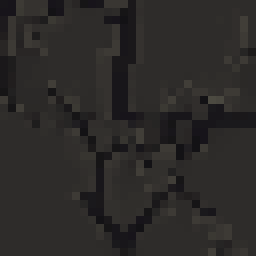
#> input picture assets/floor/_pre_v258/crypt_tile.png, 32 x 32 px, found by its file name (shown 8 times larger)
$ python decal_extract.py
#> lines starting #> are read from the running program, lines starting #| are printed output that depends on the picture
### tools/pixellab/decal.py
#!/usr/bin/env python3
"""바닥 **얼룩**(decal) — 병수님: "타일이 너무 단순 반복인거 같긴한데".

**타일을 아무리 잘 만들어도 같은 타일이면 격자가 보인다.** 지금은 한 장을 네 방향으로
뒤집어 쓰는데, 뒤집기는 주기를 늘릴 뿐 없애지 못한다. 눈은 32px 격자를 금방 찾아낸다.

디아블로 1 의 트리스트람 바닥이 그 반대다 — 같은 흙바닥인데도 격자가 안 보인다.
**타일 위에 격자와 무관한 것들이 얹혀 있기 때문이다:** 밟아서 닳은 길, 물웅덩이 자국,
흩어진 자갈, 이끼. 이것들은 타일 경계를 **가로질러** 놓이므로 격자를 끊는다.

그래서 타일을 늘리는 대신 **얼룩을 뿌린다.** 값싸고(몇 장이면 된다) 효과는 크다.

  python3 tools/pixellab/decal.py
"""
import base64, json, os, re, subprocess, sys, time, zlib

HERE = os.path.dirname(os.path.abspath(__file__))
ROOT = os.path.abspath(os.path.join(HERE, "..", ".."))
MCP  = os.path.join(HERE, "mcp_call.py")
# 받는 곳은 바꿔 낄 수 있게 둔다 — 새로 구운 것은 **스테이징에 받아 놓고**
# 눈으로 보고 나서 갈아 낀다(파이프라인: 생성 → 스테이징 → 선택 → 적용).
OUT  = os.path.join(ROOT, "assets", os.environ.get("DECAL_OUT", "decal"))

# ★★ 첫 판이 **입체로 구워졌다.** 확대해 보니 웅덩이가 검은 테를 두른 접시였고
# 가운데엔 정반사까지 박혀 있었다 — 풀밭에 프라이팬을 얹어 놓은 꼴이다.
# 얼룩은 물건이 아니라 **땅의 변색**이다. 그러니 테도, 두께도, 하이라이트도 없어야
# 한다. outline 을 lineless 로 두는 것이 핵심이다(흙길 타일에서 배운 것과 같다).
# ★★ V-164 (2026-08-30) — **소품만 데우고 얼룩은 안 데웠다.** `decor.py` 는 V-161 에서
# 「제 색을 맨 앞 대문자로」로 갈아탔는데(`--warm`), 여기 `BASE` 는 옛 회색 그대로였다.
# 화면에서 재면 바닥·소품이 R−B +22~+40 인데 얼룩만 회녹색이라, 따뜻한 바닥 위에
# **딴 데서 온 판**처럼 얹힌다 — 「둥둥 떠 있다」의 한 몫. ★ [[carry-fixes-forward]]
#
# ★★ 그리고 부정어를 **줄였다.** 옛 BASE 는 "zero depth · no rim · no bowl · no crater ·
# no highlight · no specular · no gloss · no cast shadow · no outline" 로 **아홉을 걸고도**
# `crack`·`pebble` 이 입체 바위로 왔다. [[pixellab-side-attack-failures]] — 부정어로는
# 못 막는다. 원하는 것(**바닥이 물든 자국**)을 짧게 · 맨 앞에 말한다.
BASE_COLD = ("grim gothic dark fantasy pixel art, top-down view straight down at the ground, "
        "desaturated earth palette, evenly lit, no vignette, "
        "absolutely no blue, no purple, no violet, no teal, no bright green, "
        "this is only a DISCOLOURATION OF THE GROUND, not an object: "
        "perfectly flat with zero depth, no rim, no lip, no bowl, no crater, "
        "no highlight, no specular, no gloss, no cast shadow, no outline at all, "
        "irregular organic blotch with soft ragged fading edges that dissolve into nothing, "
        "transparent background outside the patch, "
        "ONE patch only, no grid, no tiling, no border, no frame, no text")

# 제 색을 맨 앞 대문자로 — 상자·계단이 통한 그 꼴(decor.py TONE_WARM 과 같은 온도).
# ★ V-164 2차 — 1차 `BASE_WARM`(색을 맨 앞 대문자로)은 **넘어갔다.** 컷을 보니
#   dust 는 흰 크림 덩어리 · crack 은 «자갈 타일 정사각형» · pebble 은 밝은 황갈 넉장 ·
#   stain 은 청록(R−B −15)이 왔다. 까닭은 뚜렷하다 — 「WEATHERED BROWN GREY STONE」을
#   주어 자리에 세우니 굽는 쪽이 **돌 자체를 그렸다.** 얼룩은 돌이 아니라 «돌이 물든 것»이다.
#
#   계단이 넷 만에 통한 자리가 답을 준다: 「A BLACK PIT in warm brown stone floor」 —
#   **그 그림의 본질을 주어로 맨 앞에** 세웠다(어둠). 얼룩의 본질도 색이 아니라 **어두움**이다.
BASE_WARM = ("A DARK PATCH SOAKED INTO A BROWN STONE FLOOR, "
        "seen from straight above, lying flat in the stone, "
        "darker than the floor around it, dark brown, "
        "the edges blur and fade away into nothing, "
        "grim gothic dark fantasy pixel art, evenly lit, "
        "transparent background around the patch, "
        "absolutely no blue, no teal, no green, no white, "
        "ONE patch only, no text")

# ★★ V-172b — 3차(손잡이를 돌린 판)는 **꼴은 고쳤는데 색이 남색으로 갔다.**
#   자로 재면 뚜렷하다: 테 대비 +45.7 → **−10.6**(pebble), 명암폭 47.3 → **0.0** — 입체도
#   테도 사라졌다. 그런데 R−B 가 +11.6 → **−26.3**(crack) · **−21.9**(mud), 밝기는 mud 12 ·
#   pebble 1.3 — **잉크 얼룩**이 왔다. V-164 가 적어 둔 「어둠을 앞에 세우면 청록/남색」 그대로다.
#
#   까닭은 하나다 — **맨 앞의 주어가 그림의 주인공이 된다.**
#     · "A DARK PATCH …"        → 어둠을 그린다 → 남색·검정  (BASE_WARM, 3차)
#     · "WEATHERED BROWN GREY STONE …" → 돌 자체를 그린다 → 자갈 타일  (V-164 1차)
#   그러니 주어는 어둠도 돌도 아니라 **«따뜻한 색의 자국»** 이어야 한다.
#   ★ [[rule-carried-value-dropped]] — 「제 색을 맨 앞 대문자로」라는 틀은 맞았는데
#     그 자리에 채운 값(GREY·DARK)이 매번 찬 쪽이었다.
BASE_STAIN = ("A RUST BROWN STAIN, warm reddish brown, "
        "soaked into a pale warm brown stone floor, seen straight from above, "
        "lying completely flat in the stone with no thickness, "
        "one irregular organic blotch with ragged edges, "
        "grim gothic dark fantasy pixel art, evenly lit, "
        "warm brown and ochre only, absolutely no blue, no navy, no teal, no black, "
        "transparent background around the stain, no text")

# ★★ V-172c — 4차는 **반대쪽으로 넘어갔다.** "RUST BROWN · warm reddish" 를 주어에 세우니
#   R−B 가 +84~+90(바닥은 **+26**) — **핏자국**이 왔다. 축이 이제 양쪽으로 물렸다:
#     "DARK …"        → R−B −20~−26  (남색 잉크)      · 3차
#     "STONE …"       → 자갈 타일                      · V-164 1차
#     "RUST BROWN …"  → R−B +82~+90  (핏자국)          · 4차
#     ← 바닥은 그 사이 **+26** 이다.
#   그러니 주어에서 **어둠도 빼고 붉음도 뺀다** — 「바닥돌이 «변색된» 자리」로만 말한다.
BASE_DUSK = ("A DISCOLOURED PATCH OF PALE BROWN STONE FLOOR, "
        "the same warm pale brown as the floor but duller and a little darker, "
        "seen straight from above, lying completely flat with no thickness, "
        "one irregular organic blotch with ragged uneven edges, "
        "grim gothic dark fantasy pixel art, evenly lit, "
        "muted warm brown and dull ochre, "
        "absolutely no blue, no navy, no teal, no black, no red, no blood, "
        "transparent background around the patch, no text")

# ★★ V-173 (2026-08-30) — **말로 색을 겨누는 짓을 그만둔다.**
#   다섯 판이 −26 → +11 → +84 → +126 으로 튀었다. 낱말로는 조준이 안 된다
#   (★ [[pixellab-side-attack-failures]] — 부정어로 못 막는 것과 같은 벽의 다른 면).
#   `create_map_object` 에 **`background_image` + `inpainting`** 이 있다. 실제 바닥을
#   넣어 주면 굽는 쪽이 색과 밝기를 **낱말이 아니라 눈앞의 돌에서** 가져온다.
#   이건 병수님이 금한 `ctx.filter` 로 «칠하는» 것과 다르다 — 색이 **구운 그림 안에** 든다.
#
#   배경은 `hs/main.js` 의 `floorBase()` 를 그대로 재현한다(V-173 의 참과녁):
#     #241f1b 로 채우고 → crypt_tile 을 alpha 0.55 로 반복해 덮는다.
#   ★ 화면에서 잰 값(R−B +26)을 쓰면 안 된다 — 그건 `floorTint` 까지 칠해진 뒤이고,
#     얼룩은 그 칠 **밑에** 깔린다. [[threshold-and-ruler-must-match]]
FLOOR_TILE = os.path.join(ROOT, "assets", "floor", "crypt_tile.png")
FLOOR_BASE_RGB = (0x24, 0x1f, 0x1b)
FLOOR_TILE_ALPHA = 0.55

def floor_bg(w, h):
    """`floorBase()` 와 같은 바닥을 w×h 로 만들어 base64 로 돌려준다."""
    from PIL import Image
    import io
    tile = Image.open(FLOOR_TILE).convert("RGB")
    bg = Image.new("RGB", (w, h), FLOOR_BASE_RGB)
    tw, th = tile.size
    lay = Image.new("RGB", (w, h))
    for y in range(0, h, th):
        for x in range(0, w, tw):
            lay.paste(tile, (x, y))
    bg = Image.blend(bg, lay, FLOOR_TILE_ALPHA)
    if DARKER != 1.0:
        bg = bg.point(lambda v: max(0, min(255, int(v * DARKER))))
    buf = io.BytesIO(); bg.save(buf, "PNG")
    return base64.b64encode(buf.getvalue()).decode()

# 얼룩이 배경의 몇 할을 덮는가. 너무 크면 가장자리 돌이 안 남아 색을 못 베끼고,
# 너무 작으면 얼룩이 캔버스 한가운데 점이 된다.
INPAINT_FRACTION = 0.62

# ★ 배경을 줄 때는 조리법에서 **색을 빼고 꼴만 말한다.** 색은 배경이 정한다 —
#   낱말로 또 겨누면 다섯 판의 실수를 여섯 번째로 되풀이하는 것이다.
BASE_BG = ("a worn discoloured patch on this stone floor, "
        "the same stone as the background but stained and duller, "
        "seen straight from above, lying completely flat with no thickness, "
        "one irregular organic blotch with ragged uneven edges, "
        "grim gothic dark fantasy pixel art, evenly lit, "
        "blending into the surrounding floor, no text")

DUSK = "--dusk" in sys.argv
STAIN = "--stain" in sys.argv
WARM = "--warm" in sys.argv
BG   = "--bg" in sys.argv       # ★ V-173 — 실제 바닥을 배경으로 넣고 그 위에 그리게 한다
# ★★ V-175 — `--bg` 는 색을 풀었지만 **꼴을 망가뜨린 장본인**이었다. `inpainting` 을
#   `{"type":"oval"}` 로 줬으니 굽는 쪽이 **타원을 채웠다** — crack·pebble·mud·stain 이
#   전부 「동그란 접시」인 까닭이 조리법이 아니라 **틀**이었다. 스키마의 셋째 값
#   `"mask"` 가 내가 그린 틀을 그대로 받는다 → `decal_mask.ragged_mask`.
MASK = "--maskbg" in sys.argv
# ★ V-176 — 「봉우리」를 내리는 손잡이. `--darker N` 은 배경을 N 배 어둡게 해서 준다.
#   낱말로 「어둡게」를 빌지 않는다(여섯 판이 안 된다는 걸 증명했다) — 배경이 색을
#   정하므로 **배경을 내리면 결과가 따라 내려온다.** 1.0 이면 여태와 같다.
DARKER = 1.0
for _a in sys.argv[1:]:
    if _a.startswith("--darker"):
        DARKER = float(_a.split("=", 1)[1]) if "=" in _a else float(sys.argv[sys.argv.index(_a) + 1])
BASE = BASE_BG if (BG or MASK) else (BASE_DUSK if DUSK else (BASE_STAIN if STAIN else (BASE_WARM if WARM else BASE_COLD)))

OBJ = {
  # ── 던전 ── 밟아 닳은 자리·물자국·부스러기
  # ★ V-178 — V-176 이 밝기 손잡이로 두 판을 태우고 낸 결론: dust 는 «흩뿌린 점»이라
  #   어둡게 할수록 속 대비가 커져 밝기 축으로는 영영 안 들어온다. 통과한 `stain` 과
  #   같은 «뭉친 덩어리» 꼴로 말한다 — "pale"·"scattered"·"grit" 을 전부 뺐다.
  "dust":   (f"{BASE}, a soft dark smudge of settled dust ground into the stone, "
             "one connected patch, darker in the middle, fading softly at the edges", 96, 96),
  # ★ V-164 — 옛 글이 "chipped edges"·"shadow inside" 로 **두께를 불렀다**(돌덩어리가 왔다).
  #   금은 «파인 것»이 아니라 바닥에 그어진 **검은 선**이다.
  "crack":  (f"{BASE}, thin dark hairline cracks drawn across the flat stone floor, "
             "like ink lines on the surface", 128, 96),
  # ★ V-164 — 여태 쓰던 stain.png 는 **속이 빈 테**였다(굽기 실패장을 그대로 썼다).
  "stain":  (f"{BASE}, a large dark damp patch soaked deep into the stone, "
             "solid dark in the middle, fading out at the edges", 112, 112),
  # ★ V-164 — "pebbles lying on the floor" 가 **올려 놓은 돌**을 불렀다(둥근 회색 접시).
  #   흩어진 «가루 자국»으로 말한다.
  # ★ V-179 — V-178 이 dust 에서 낸 처방을 그대로 옮긴다. 여기 조리법이 정확히
  #   그 실패꼴이었다("faint scatter ... tiny specks") — 봉우리 +16.2 로 띠 밖.
  #   "faint"·"scatter"·"specks" 를 빼고 «뭉친 한 자국» 으로 말한다. dust 와
  #   갈라 두려고 결만 거칠게 남긴다(dust 는 번진 것, pebble 은 박힌 것).
  "pebble": (f"{BASE}, a dark patch of coarse gravel worn into the stone floor, "
             "one connected patch with a rough grainy texture, "
             "darker in the middle, fading softly at the edges", 96, 80),
  # ── 마을 ── 흙길과 풀
  "path":   (f"{BASE}, a stretch of bare dirt path worn smooth by footsteps, slightly lighter "
             "than the surrounding ground, with faint wheel ruts", 160, 112),
  "grass":  (f"{BASE}, a sparse tuft of dry dead brown grass and weeds growing from the dirt", 80, 72),
  "mud":    (f"{BASE}, a shallow muddy puddle in packed dirt with a darker wet rim", 112, 96),
}

# ★ outline **lineless** — 얼룩에 선이 그어지면 그 순간 「물건」이 된다.
# ★★ V-172 (2026-08-30) — **두 판을 다시 구웠는데 둘 다 «글»만 고쳤다.** 조리법에
#   "seen from straight above" · "perfectly flat with zero depth" · "no outline at all" 을
#   써 놓고, 정작 **굽는 쪽 손잡이 셋은 한 번도 안 돌렸다**:
#     · `view` 를 **아예 안 줬다** → 기본값 `low top-down`(비스듬한 3/4 시점)으로 구웠다.
#       비스듬히 보면 물건은 «두께»를 가진다 — 「입체 바위」의 진짜 까닭이 이것이다.
#     · `shading` 이 `medium shading` → 명암을 넣으라고 시켜 놓고 「평평하게」를 글로 빌었다.
#     · `detail` 이 `medium detail` → 자갈 하나하나를 그리게 했다.
#   ★ [[knob-that-does-nothing]] 의 반대쪽 — 손잡이는 멀쩡히 있는데 **안 돌리고 글로 빌었다.**
#   ★ [[cause-written-in-the-item-is-a-guess]] — 항목엔 「색이 차서」라고 적혀 있었다.
#   재 보니(V-172) 색은 셋째 원인이고, 첫째는 **테**(가장자리가 안쪽보다 20~46 어둡다),
#   둘째는 **하드 알파**(반투명 픽셀이 0.0% — 스며든 자국이 아니라 오려 붙인 판이다).
COMMON = {"view": "high top-down",        # 똑바로 위에서 — 두께가 안 생긴다
          "outline": "lineless",
          "shading": "flat shading",      # 명암 없음 — 얼룩은 물건이 아니다
          "detail": "low detail"}


# [6 lines left out: function mcp, not called in this run]

def content(r): return r.get("result", {}).get("content", [])
def text_of(r): return "\n".join(c.get("text", "") for c in content(r) if c.get("type") == "text")
def path_of(k): return os.path.join(OUT, k + ".png")


# [56 lines that do not run on import are left out]

### tools/pixellab/decal_extract.py
#!/usr/bin/env python3
"""구운 얼룩을 **바닥에 스미게** 마무리한다 (V-173).

★ 첫 판의 전제가 틀렸다. `create_map_object` 에 `background_image` 를 줘도 결과는
  «바닥+얼룩» 한 판이 **아니다** — 바닥은 «결 맞추기» 힌트로만 쓰이고 돌아오는 것은
  여전히 **투명 여백을 두른 오려낸 판**이다(네 장 다 네 귀퉁이 알파 0). 그래서
  「배경과 견줘 알파를 얻는다」는 방법은 성립하지 않는다.

남는 진짜 결함은 하나 — **반투명이 한 픽셀도 없다**(여섯 판 전부 0.0%). 픽셀 아트는
원래 반투명을 안 쓰므로 **굽기로는 못 얻는다.** 그런데 얼룩은 정의상 「가장자리가
스미며 사라지는 것」이라 이게 없으면 오려 붙인 판으로 보인다.

그러니 **가장자리만 깎는다** — 색은 한 픽셀도 안 건드린다(병수님이 금한 «칠하기»가
아니다. 칠하는 것은 색이고, 여기서 손대는 것은 **꼴**이다).

  python3 tools/pixellab/decal_extract.py assets/decal
"""
import os, sys

HERE = os.path.dirname(os.path.abspath(__file__))
ROOT = os.path.abspath(os.path.join(HERE, "..", ".."))
sys.path.insert(0, HERE)
from decal import floor_bg  # noqa

import base64, io
from PIL import Image, ImageFilter

FEATHER = 2.2        # 가장자리를 이만큼 흐린다 — 여기서 반투명이 생긴다
ALPHA_MAX = 232      # 완전 불투명은 피한다 — 얼룩은 바닥을 «물들이는» 것이다
DEC_A = 0.59         # `map.js` scatter 의 a (0.42~0.76) 한가운데 — 화면 합성용


def floor_stats():
    b = Image.open(io.BytesIO(base64.b64decode(floor_bg(64, 64)))).convert("RGB")
#> in floor_bg, `bg = Image.new("RGB", (w, h), FLOOR_BASE_RGB)`:
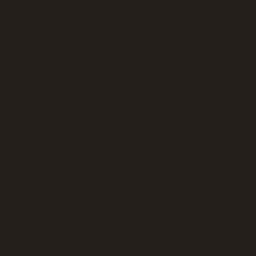
#> bg: PIL image 64x64 RGB (shown 4 times larger); mean R, G, B 36, 31, 27
#> in floor_bg, `lay = Image.new("RGB", (w, h))`: lay: PIL image 64x64 RGB; every value is 0
#> after the loop in floor_bg, `for y in range(0, h, th):`:
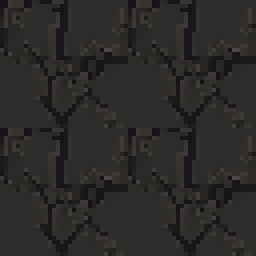
#> lay: PIL image 64x64 RGB (shown 4 times larger); mean R, G, B 44.1, 41.9, 40.4
    p = list(b.getdata()); n = len(p)
    r = sum(q[0] for q in p) / n; g = sum(q[1] for q in p) / n; bl = sum(q[2] for q in p) / n
    return r, g, bl


def finish(path, out_path):
    im = Image.open(path).convert("RGBA")
    a = im.getchannel("A")
    # 알파를 흐려 가장자리를 스미게 한다. 색(RGB)은 그대로 둔다.
    a = a.point(lambda v: min(v, ALPHA_MAX))
    a = a.filter(ImageFilter.GaussianBlur(FEATHER))
    out = im.copy(); out.putalpha(a)
    out.save(out_path)
    return out


def measure(im, label, fr, fg, fb):
    d = list(im.getdata()); n = len(d)
    op = [p for p in d if p[3] > 200]
    soft = sum(1 for p in d if 20 < p[3] < 200) / n * 100
    if not op:
        print(f"  {label}: 불투명 없음  반투명 {soft:.1f}%"); return
    m = len(op)
    r = sum(p[0] for p in op) / m; g = sum(p[1] for p in op) / m; b = sum(p[2] for p in op) / m
    # 화면에서 실제로 보이는 값 — 바닥 위에 a 로 얹었을 때
    sr = fr * (1 - DEC_A) + r * DEC_A; sg = fg * (1 - DEC_A) + g * DEC_A; sb = fb * (1 - DEC_A) + b * DEC_A
    fbr = (fr + fg + fb) / 3
    print(f"  {label}: 원본 밝기 {(r+g+b)/3:5.1f} R-B {r-b:+5.1f} │ "
          f"화면 밝기 {(sr+sg+sb)/3:5.1f} (바닥 {fbr:.1f}, 차 {(sr+sg+sb)/3-fbr:+5.1f}) │ 반투명 {soft:4.1f}%")


if __name__ == "__main__":
    src = sys.argv[1] if len(sys.argv) > 1 else "assets/decal"
    src = src if os.path.isabs(src) else os.path.join(ROOT, src)
    dst = src.rstrip("/") + "_soft"
    os.makedirs(dst, exist_ok=True)
    fr, fg, fb = floor_stats()
#> in floor_stats, `p = list(b.getdata())`: p = 4096 items, first 6: (29, 26, 26), (28, 24, 26), (49, 45, 41), (45, 41, 38), (45, 41, 38), (45, 41, 38)
#> in floor_stats, `n = len(p)`: n = 4096
#> in floor_stats, `r = sum((q[0] for q in p)) / n`: r = 39.89
#> in floor_stats, `g = sum((q[1] for q in p)) / n`: g = 36.71
#> in floor_stats, `bl = sum((q[2] for q in p)) / n`: bl = 33.97
#> fr = 39.89; fg = 36.71; fb = 33.97
    print(f"바닥 floorBase: 밝기 {(fr+fg+fb)/3:.1f}  R-B {fr-fb:+.1f}   (얼룩은 a≈{DEC_A} 로 얹힌다)\n")
#| 바닥 floorBase: 밝기 36.9  R-B +5.9   (얼룩은 a≈0.59 로 얹힌다)
    for f in sorted(os.listdir(src)):
        if not f.endswith(".png"):
            continue
        before = Image.open(os.path.join(src, f)).convert("RGBA")
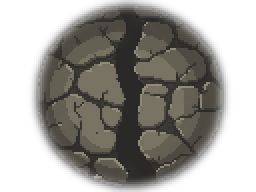
#> input picture assets/decal/crack.png, 128 x 96 px (shown 2 times larger)
#> before is the input picture: PIL image 128x96 RGBA; mean R, G, B, A 34.4, 32.4, 27.2, 123.1
        measure(before, f[:-4] + " (전)", fr, fg, fb)
#> in measure, `d = list(im.getdata())`: d = 12288 items, first 6: (0, 0, 0, 0), (0, 0, 0, 0), (0, 0, 0, 0), (0, 0, 0, 0), (0, 0, 0, 0), (0, 0, 0, 0)
#> in measure, `n = len(d)`: n = 12288
#> in measure, `op = [p for p in d if p[3] > 200]`: op = 5810 items, first 6: (45, 42, 36, 203), (45, 42, 36, 206), (61, 57, 48, 209), (58, 55, 46, 212), (22, 20, 18, 214), (22, 20, 18, 216)
#> in measure, `soft = sum(1 for p in d if 20 < p[3] < 200) / n * 100`: soft = 12.87
#> in measure, `m = len(op)`: m = 5810
#> in measure, `r = sum((p[0] for p in op)) / m`: r = 66.91
#> in measure, `g = sum((p[1] for p in op)) / m`: g = 63.17
#> in measure, `b = sum((p[2] for p in op)) / m`: b = 52.88
#> in measure, `sr = fr * (1 - DEC_A) + r * DEC_A`: sr = 55.83
#> in measure, `sg = fg * (1 - DEC_A) + g * DEC_A`: sg = 52.32
#> in measure, `sb = fb * (1 - DEC_A) + b * DEC_A`: sb = 45.13
#> in measure, `fbr = (fr + fg + fb) / 3`: fbr = 36.86
#|   crack (전): 원본 밝기  61.0 R-B +14.0 │ 화면 밝기  51.1 (바닥 36.9, 차 +14.2) │ 반투명 12.9%
        after = finish(os.path.join(src, f), os.path.join(dst, f))
#> in finish, `a = im.getchannel("A")`:
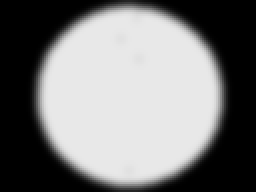
#> a: PIL image 128x96 L (shown 2 times larger); min 0, max 232, mean 123.1
        measure(after, f[:-4] + " (후)", fr, fg, fb)
#|   crack (후): 원본 밝기  61.9 R-B +14.2 │ 화면 밝기  51.6 (바닥 36.9, 차 +14.8) │ 반투명 17.8%
        print()
    print(f"══ {dst}")
